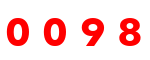
#> input picture data_via_RG/0098.png, 150 x 60 px; its folder holds only this picture in this run
$ jupyter execute --allow-errors captcha_detach.ipynb
#> lines starting #> are read from the running program, lines starting #| are printed output that depends on the picture; after the words box and inside, x2 and y2 are one past the last pixel; in counts of white or black regions, pixels touching at a corner belong together
[cell 1]
import os
import numpy as np
import pandas as pd
from cv2 import cv2 as cv
import matplotlib
import matplotlib.pyplot as plt

ROOT_DIR = os.getcwd()
DATA_DTR = os.path.join(ROOT_DIR, 'data_via_RG')
CHARACTER_DIR = os.path.join(ROOT_DIR, 'characters')

[cell 2]
# 为了方便图片直接显示在jupyter中，cv的imshow不能直接在jupyter中显示
# 为了用matplotlib显示（ 不能用plt.show()，要用plt.imshow() ）
# 由于CV的通道是BGR顺序，而matpotlib是 RGB顺序，这里要做通道转换
# 方法一
def bgr2rgb_v2(img):
    # 用cv自带的分割和合并函数
    B,G,R = cv.split(img)
    return cv.merge([R,G,B])
# 方法二
def bgr2rgb(img):
    # 直接用python切片特性，[start: end: step], 这里start end为空，则默认遍历全部，step为-1则倒序遍历
    return img[:, :, ::-1]

[cell 3]
def genNeedImg(img_path, img_type='binary', binary_therhold=127,
               binary_reverse=False, size=None, save=False, path='./'):
    '''
    用于生成指定大小的灰度图或二值图, img_path为图像路径
    type为标志转换类型，默认为binary，可选的值为binary或gray
    binary_therhold为二值图划分阈值，默认127（即大于127的像素设置为255，否则置0）
    binary_reverse默认为False，True时黑白颠倒（即大于127的像素设置为0，否则置255）
    size为tuple类型，用于指定生成图像的尺寸, 如：(512,512)，默认为None表示输出原图像尺寸
    save为保存标志，默认为False，为true时将生成的图保存到path(默认为当前文件夹)
    '''
    img_raw = cv.imread(img_path)
    if size != None: # 调整图像尺寸
        img_raw= cv.resize(img_raw,size)
    img_gray = cv.cvtColor(img_raw,cv.COLOR_RGB2GRAY) # 转换颜色空间为灰度
    # Add some extra padding around the image
    # img_gray = cv.copyMakeBorder(img_gray, 8, 8, 8, 8, cv.BORDER_REPLICATE)
    img_name = img_path[9:].split('.')[0] # 获取图像原始名称
    if img_type == 'gray': # 生成灰度图
        if save:
            cv.imwrite(os.path.join(path,'{}_gray.bmp'.format(img_name)),img_gray)
            print('Gray image saved at {}'.format(os.path.join(path,'{}_gray.bmp'.format(img_name))))
        else:
            print('Gray image generated!')
            return img_gray
    else: # 生成二值图
        if binary_reverse:
            ret, img_binary = cv.threshold(img_gray,binary_therhold,255,cv.THRESH_BINARY_INV) #反二进制阈值化
        else:
            ret, img_binary = cv.threshold(img_gray,binary_therhold,255,cv.THRESH_BINARY)# 二进制阈值化
        if save:
            cv.imwrite(os.path.join(path,'{}_binary.bmp'.format(img_name)),img_binary)
            print('threshold:{}'.format(ret)) # 输出转换阈值
            print('Binary image savd at {}'.format(os.path.join(path,'{}_binary.bmp'.format(img_name))))
        else:
            print('Binary image generated!')
            print('threshold:{}'.format(ret)) # 输出转换阈值
            return img_binary

[cell 4]
def captcha_character_detach(captcha_img_path, characters_save_path='./', captcha_len=4):
#> called with captcha_img_path = 'data_via_RG/0098.png', characters_save_path = 'characters', captcha_len = 4
    captcha_img_basename = os.path.basename(captcha_img_path) # 从路径中提取带后缀文件名，如 '0415.png'
    captcha_text = os.path.splitext(captcha_img_basename)[0] # ['0415', 'png']
    img_gray = cv.imread(captcha_img_path, cv.IMREAD_GRAYSCALE) # 灰度图读入
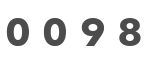
#> img_gray: shape (60, 150); min 76, max 255, mean 223.9
    img_binary = genNeedImg(captcha_img_path, img_type='binary', binary_therhold=127, binary_reverse=True) # 直接调用genNeedImg生成二值图
#> in genNeedImg, img_raw is the input picture: shape (60, 150, 3); mean B, G, R 210.8, 210.8, 255
#> in genNeedImg, `img_gray = cv.cvtColor(img_raw,cv.COLOR_RGB2GRAY)`:
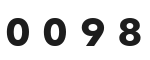
#> img_gray: shape (60, 150); min 29, max 255, mean 215.8
#> in genNeedImg, `ret, img_binary = cv.threshold(img_gray,binary_therhold,255,cv.THRESH_..`:
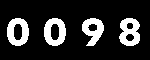
#> img_binary: shape (60, 150); 17.2% white; 4 white regions
#> in genNeedImg, `ret, img_binary = cv.threshold(img_gray,binary_therhold,255,cv.THRESH_..`: ret = 127
#| threshold:127.0
    contours, hierarchy = cv.findContours(img_binary, cv.RETR_EXTERNAL, cv.CHAIN_APPROX_SIMPLE) # 划分字符轮廓
#> contours = 4 contours; box (x1, y1, x2, y2) and area: (44, 18, 66, 46) 468, (7, 18, 29, 46) 468, (119, 18, 140, 46) 438, (82, 18, 104, 46) 370
    # 由于直接划分的轮廓太多了（我换了字体后好像不会划分很多），这里考虑记录每个每个轮廓的数据，然后取 wxh （长x宽，即面积）的top4
    boundings = [cv.boundingRect(contour) for contour in contours] # 获取每个轮廓的信息，(x,y,width,height) x,y为轮廓最左上角坐标
#> boundings = [(119, 18, 21, 28), (82, 18, 22, 28), (44, 18, 22, 28), (7, 18, 22, 28)]
    boundings.sort(key=lambda tuple_x: tuple_x[2]*tuple_x[3], reverse=True) # lamdba传入的就是计算每个轮廓的面积，然后按面积大小降序排序
    if len(boundings) < captcha_len: # 获取到的轮廓小于4，则说明没有把4个字符都区分开来
        print('Bondings less then 4, captcha discarded!')
        return # 直接结束，丢弃这个验证码样本
    '''
    # 下面开始画矩形分割框，这部分其实用不到，只是为了调试看画的样子
    # -----------------------------------------------------------------------------------------
    temp_img = cv.imread(captcha_img_path, cv.IMREAD_UNCHANGED) # 以原始格式读入图片
    temp_img = bgr2rgb(temp_img) # 通道转换
    for bounding in boundings[:4]: # 取面积最大的前4个轮廓
        x, y, width, height = bounding
        img_addBox = cv.rectangle(temp_img, (x,y), (x + width, y + height), (0, 255, 0), 1)
    plt.imshow(img_addBox, cmap='gray')
    # ------------------------------------------------------------------------------------------
    '''
    boundings_save = sorted(boundings[:captcha_lencaptcha_len], key=lambda tuple_x: tuple_x[0]) # 按轮廓的x坐标大小排序，tuple_x=(x,y,width,height)
    character_splited = []
    for character_bounding, character_text in zip(boundings_save, captcha_text):
        x, y, width, height = character_bounding
        margin = 2 # 提取单个字符的时候，在获取的轮廓拓宽margin个像素，因为findContours()的轮廓可能很紧凑
        character_img = img_gray[y - margin:y + height + margin, x - margin:x + width + margin]
        if not os.path.exists(characters_save_path): # 如果要保存的路径不存在就创建该路径目录
            os.makedirs(characters_save_path)
        character_path = os.path.join(characters_save_path, '{}_0.png'.format(character_text))
        i = 0
        while True:
            i += 1
            if os.path.exists(character_path): # 该字符已经有样本，则在正确标签后面加_i, i标记重复次数
                character_path = os.path.join(characters_save_path, '{}_{}.png'.format(character_text, i))
            else: # 不存在重名路径，则跳出
                break
        cv.imwrite(character_path, character_img)
        character_splited.append(character_img)
    print('Character detached from captcha, character has been saved at {}'.format(characters_save_path))
    return character_splited
